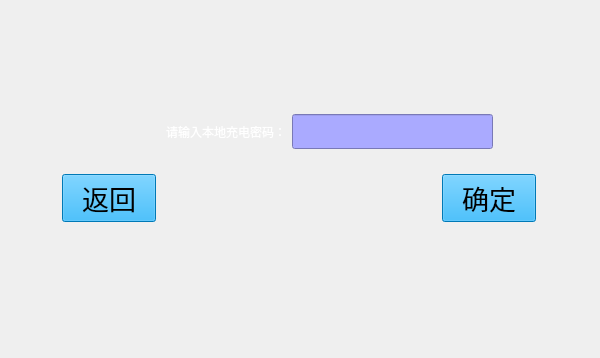
<?xml version="1.0" encoding="UTF-8"?>
<ui version="4.0">
 <class>PasswordCharge</class>
 <widget class="QDialog" name="PasswordCharge">
  <property name="geometry">
   <rect>
    <x>0</x>
    <y>0</y>
    <width>600</width>
    <height>358</height>
   </rect>
  </property>
  <property name="windowTitle">
   <string>Dialog</string>
  </property>
  <property name="styleSheet">
   <string notr="true">border-image: url(:/userbackground.png);</string>
  </property>
  <layout class="QHBoxLayout" name="horizontalLayout_6">
   <property name="sizeConstraint">
    <enum>QLayout::SetMinAndMaxSize</enum>
   </property>
   <property name="leftMargin">
    <number>9</number>
   </property>
   <item>
    <widget class="QWidget" name="widget" native="true">
     <property name="styleSheet">
      <string notr="true">border-image: \*url();</string>
     </property>
     <layout class="QHBoxLayout" name="horizontalLayout_8">
      <property name="sizeConstraint">
       <enum>QLayout::SetMinAndMaxSize</enum>
      </property>
      <property name="leftMargin">
       <number>0</number>
      </property>
      <property name="topMargin">
       <number>0</number>
      </property>
      <property name="rightMargin">
       <number>0</number>
      </property>
      <item>
       <layout class="QVBoxLayout" name="verticalLayout_2" stretch="1,1,4,2">
        <property name="sizeConstraint">
         <enum>QLayout::SetMinAndMaxSize</enum>
        </property>
        <item>
         <layout class="QHBoxLayout" name="horizontalLayout_7" stretch="9,1">
          <property name="sizeConstraint">
           <enum>QLayout::SetMinAndMaxSize</enum>
          </property>
          <item>
           <spacer name="horizontalSpacer_6">
            <property name="orientation">
             <enum>Qt::Horizontal</enum>
            </property>
            <property name="sizeHint" stdset="0">
             <size>
              <width>40</width>
              <height>20</height>
             </size>
            </property>
           </spacer>
          </item>
          <item>
           <widget class="TimeLimit" name="timeLimit" native="true"/>
          </item>
         </layout>
        </item>
        <item>
         <spacer name="verticalSpacer_2">
          <property name="orientation">
           <enum>Qt::Vertical</enum>
          </property>
          <property name="sizeHint" stdset="0">
           <size>
            <width>20</width>
            <height>28</height>
           </size>
          </property>
         </spacer>
        </item>
        <item>
         <layout class="QHBoxLayout" name="horizontalLayout_5" stretch="1,9,1">
          <property name="sizeConstraint">
           <enum>QLayout::SetMinAndMaxSize</enum>
          </property>
          <item>
           <spacer name="horizontalSpacer_4">
            <property name="orientation">
             <enum>Qt::Horizontal</enum>
            </property>
            <property name="sizeHint" stdset="0">
             <size>
              <width>40</width>
              <height>20</height>
             </size>
            </property>
           </spacer>
          </item>
          <item>
           <layout class="QVBoxLayout" name="verticalLayout">
            <property name="sizeConstraint">
             <enum>QLayout::SetMinAndMaxSize</enum>
            </property>
            <item>
             <layout class="QHBoxLayout" name="horizontalLayout_4" stretch="1,19,2">
              <property name="sizeConstraint">
               <enum>QLayout::SetMinAndMaxSize</enum>
              </property>
              <item>
               <spacer name="horizontalSpacer">
                <property name="orientation">
                 <enum>Qt::Horizontal</enum>
                </property>
                <property name="sizeHint" stdset="0">
                 <size>
                  <width>40</width>
                  <height>20</height>
                 </size>
                </property>
               </spacer>
              </item>
              <item>
               <layout class="QHBoxLayout" name="horizontalLayout_2" stretch="3">
                <property name="sizeConstraint">
                 <enum>QLayout::SetMinAndMaxSize</enum>
                </property>
                <item>
                 <layout class="QHBoxLayout" name="horizontalLayout" stretch="1,1">
                  <property name="sizeConstraint">
                   <enum>QLayout::SetMinAndMaxSize</enum>
                  </property>
                  <item>
                   <widget class="QLabel" name="labelPassword">
                    <property name="styleSheet">
                     <string notr="true">font: 20pt &quot;Sans Serif&quot;;
color: rgb(255, 255, 255);
</string>
                    </property>
                    <property name="text">
                     <string>请输入本地充电密码：</string>
                    </property>
                    <property name="alignment">
                     <set>Qt::AlignRight|Qt::AlignTrailing|Qt::AlignVCenter</set>
                    </property>
                   </widget>
                  </item>
                  <item>
                   <widget class="LineEditKeyboard" name="lineEditPassword">
                    <property name="sizePolicy">
                     <sizepolicy hsizetype="Preferred" vsizetype="Preferred">
                      <horstretch>0</horstretch>
                      <verstretch>0</verstretch>
                     </sizepolicy>
                    </property>
                    <property name="maximumSize">
                     <size>
                      <width>16777215</width>
                      <height>35</height>
                     </size>
                    </property>
                    <property name="styleSheet">
                     <string notr="true">font: 20pt &quot;Adobe Arabic&quot;;
background-color: rgb(170, 170, 255);
</string>
                    </property>
                    <property name="inputMethodHints">
                     <set>Qt::ImhNone</set>
                    </property>
                   </widget>
                  </item>
                 </layout>
                </item>
               </layout>
              </item>
              <item>
               <spacer name="horizontalSpacer_2">
                <property name="orientation">
                 <enum>Qt::Horizontal</enum>
                </property>
                <property name="sizeHint" stdset="0">
                 <size>
                  <width>40</width>
                  <height>20</height>
                 </size>
                </property>
               </spacer>
              </item>
             </layout>
            </item>
            <item>
             <layout class="QHBoxLayout" name="horizontalLayout_3" stretch="1,3,1">
              <property name="sizeConstraint">
               <enum>QLayout::SetMinAndMaxSize</enum>
              </property>
              <item>
               <widget class="QPushButton" name="pushButtonReturn">
                <property name="focusPolicy">
                 <enum>Qt::NoFocus</enum>
                </property>
                <property name="styleSheet">
                 <string notr="true">QPushButton { background-color: rgb(0, 170, 255); color: rgb(0, 0, 0); } 
QPushButton:hover:pressed{ background-color: rgb(0,0,127); color:rgb(255, 255, 255);} 
QPushButton:hover:!pressed{ background-color: rgb(0, 170, 255); color: rgb(0, 0, 0); }
QPushButton {font: 20pt ; } </string>
                </property>
                <property name="text">
                 <string>返回</string>
                </property>
               </widget>
              </item>
              <item>
               <spacer name="horizontalSpacer_3">
                <property name="orientation">
                 <enum>Qt::Horizontal</enum>
                </property>
                <property name="sizeHint" stdset="0">
                 <size>
                  <width>238</width>
                  <height>86</height>
                 </size>
                </property>
               </spacer>
              </item>
              <item>
               <widget class="QPushButton" name="pushButtonPasswordCharge">
                <property name="focusPolicy">
                 <enum>Qt::NoFocus</enum>
                </property>
                <property name="styleSheet">
                 <string notr="true">QPushButton { background-color: rgb(0, 170, 255); color: rgb(0, 0, 0); } 
QPushButton:hover:pressed{ background-color: rgb(0,0,127); color:rgb(255, 255, 255);} 
QPushButton:hover:!pressed{ background-color: rgb(0, 170, 255); color: rgb(0, 0, 0); }
QPushButton {font: 20pt ; } </string>
                </property>
                <property name="text">
                 <string>确定</string>
                </property>
               </widget>
              </item>
             </layout>
            </item>
           </layout>
          </item>
          <item>
           <spacer name="horizontalSpacer_5">
            <property name="orientation">
             <enum>Qt::Horizontal</enum>
            </property>
            <property name="sizeHint" stdset="0">
             <size>
              <width>40</width>
              <height>20</height>
             </size>
            </property>
           </spacer>
          </item>
         </layout>
        </item>
        <item>
         <spacer name="verticalSpacer">
          <property name="orientation">
           <enum>Qt::Vertical</enum>
          </property>
          <property name="sizeHint" stdset="0">
           <size>
            <width>20</width>
            <height>40</height>
           </size>
          </property>
         </spacer>
        </item>
       </layout>
      </item>
     </layout>
    </widget>
   </item>
  </layout>
 </widget>
 <customwidgets>
  <customwidget>
   <class>TimeLimit</class>
   <extends>QWidget</extends>
   <header>TimeLimit.h</header>
  </customwidget>
  <customwidget>
   <class>LineEditKeyboard</class>
   <extends>QLineEdit</extends>
   <header>LineEditKeyboard.h</header>
  </customwidget>
 </customwidgets>
 <resources/>
 <connections/>
</ui>
